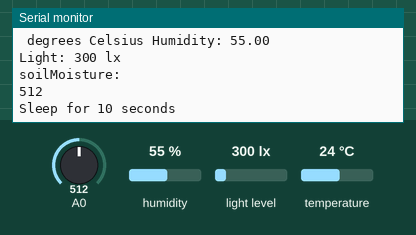
Bench run of a sketch on a simulated ESP8266 (NodeMCU). Shown: the last lines printed to the serial monitor. Inputs (shaded band) come from the test bench; at power-on: humidity 55 %, light level 300 lx, A0 = 512, temperature 24 °C. WiFi joins after 1.5 s; servers stay silent unless stated.

Above: at 2.7 s.
2.8 s: humidity set to 22 %
4.3 s: light level set to 40 lx
5.8 s: A0 set to 716
At 7.1 s:
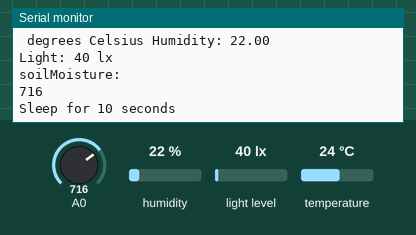
7.3 s: temperature set to 12 °C
8.8 s: light level set to 500 lx
10.3 s: A0 set to 992
At 11.5 s:
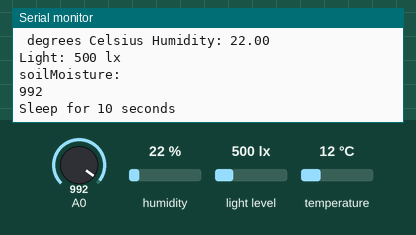
Timing chart, 0 to 12.8 s (numbered marks = the images above; inputs shaded):
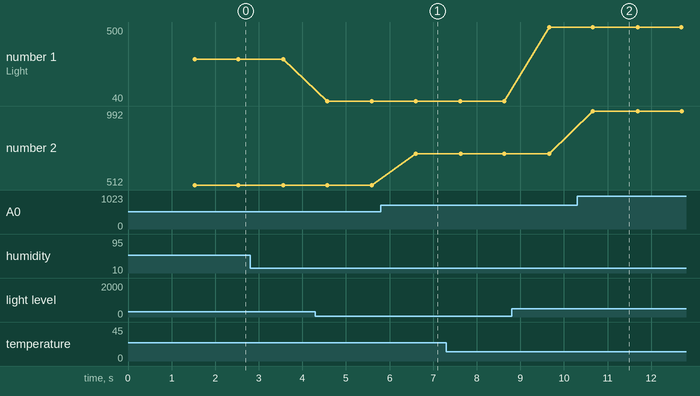

Measured:
- after the input at 5.8 s, the serial monitor: prints a new line after 0.80 s (image 1)
- after the input at 10.3 s, the serial monitor: prints a new line after 0.36 s (image 2)
- plotted number 1: 300 → 40 after the input at 4.3 s, 40 → 500 after the input at 8.8 s
- plotted number 2: 512 → 716 after the input at 5.8 s, 716 → 992 after the input at 10.3 s

The sketch:

low_power.ino
```cpp
#include <ESP8266WiFi.h>
#include <WiFiUDP.h>

#include <DHT.h>
#include <BH1750.h>
#define ID 1
#define DHTPIN D4
#define DHTTYPE DHT11
#define LED_OFF D5
#define LED_OFF_2 LED_BUILTIN

unsigned int UDPPort = 3000;      // local port to listen on

char packetBuffer[80];

// sleep for this many seconds
const int sleepSeconds = 10;


WiFiUDP Udp;


DHT dht(DHTPIN, DHTTYPE);

BH1750 lightMeter;

int soilMoistureValue = 0;
float h ;
float t ;
uint16_t lux ;

const char* ssid = "DILAB_615";  //  your network SSID (name)
const char* pass = "dilab5541";       // your network password
char str_humidity[10], str_temperature[10], str_heatIndex[10], str_soilMoistureValue[10], str_lux[10];


void setup() {
  /*
    pinMode(LED_BUILTIN, OUTPUT);     // Initialize the LED_BUILTIN pin as an output
    pinMode(D5, OUTPUT);     // Initialize the LED_BUILTIN pin as an output
    digitalWrite(LED_BUILTIN,HIGH);
    digitalWrite(D5,  LOW);
  */
  Serial.begin(115200);
  WiFi.begin(ssid, pass);
  Serial.println();
  Serial.print("Wait for WiFi");

  // Connect D0 to RST to wake up
  pinMode(D0, WAKEUP_PULLUP);

  while (WiFi.status() != WL_CONNECTED) {
    delay(500);
    Serial.print(".");
  }
  Serial.println("");
  Serial.println("WiFi connected");
  Serial.println("IP address: " + WiFi.localIP().toString());

  Udp.begin(UDPPort);

  Udp.beginPacket("155.230.16.138", UDPPort);//send ip to server
  char ipBuffer[255];
  WiFi.localIP().toString().toCharArray(ipBuffer, 255);
  Udp.write(ipBuffer);
  Udp.endPacket();
  Serial.println("Sent ip adress to server");

  dht.begin();
  lightMeter.begin();


}

void loop() {
  h = dht.readHumidity();
  t = dht.readTemperature();
  lux = lightMeter.readLightLevel();
  soilMoistureValue = analogRead(A0);

  if (isnan(h) || isnan(t))
  {
    Serial.println("Failed to read from DHT sensor!");
    return;
  }
  Udp.write(" degrees Celsius Humidity: ");
  Serial.print("Temperature: ");
  Serial.println(t);
  Serial.print(" degrees Celsius Humidity: ");
  Serial.println(h);
  Serial.print("Light: ");
  Serial.print(lux);
  Serial.println(" lx\nsoilMoisture: ");
  Serial.println(soilMoistureValue);

  /**dtostrf(h, 1, 0, str_humidity);
    dtostrf(t, 1, 0, str_temperature);
    dtostrf(lux, 1, 0, str_lux);
    dtostrf(soilMoistureValue, 1, 0, str_soilMoistureValue);
  **/

  //sprintf(packetBuffer,"%d %s %s %s %s\n",ID,str_temperature,str_lux,str_temperature,str_soilMoistureValue);
  //Serial.println(packetBuffer);

  //    WiFi.localIP().toString().toCharArray(ipBuffer, 255);
  char ipBuffer2[255];
  String(t).toCharArray(ipBuffer2, 255);
  Udp.write(ipBuffer2);
  /**
    sprintf(str_humidity,"Scale=%d",h);
    Udp.print(str_humidity);
    Udp.print(t);
    Udp.print(String(lux));
    Udp.print(soilMoistureValue);
    Udp.print(packetBuffer);
    Udp.print(12);
    Udp.print("asbc\n");
    Udp.write("soilMoistureValue");
    Udp.write(packetBuffer);
  **/
  Udp.endPacket();

  Serial.printf("Sleep for %d seconds\n\n", sleepSeconds);

 // ESP.deepSleep(sleepSeconds * 1000000);
delay(1000);

}
```
